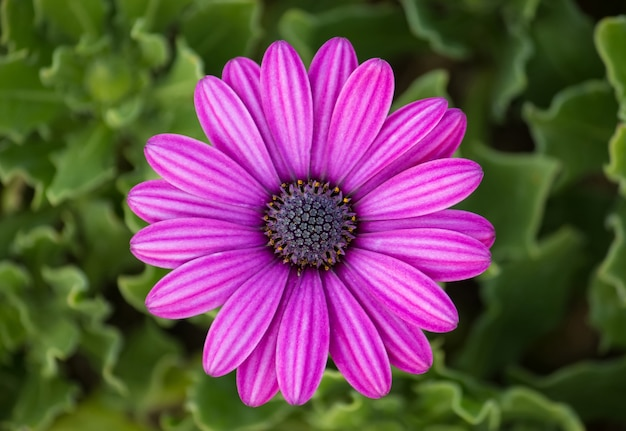
#> input picture purple.jpg, 626 x 431 px
$ python 'DIP Lab 3(Histogram Specification using Bimodal Gaussian Function).py'
#> lines starting #> are read from the running program, lines starting #| are printed output that depends on the picture
from PIL import Image
import numpy as np
import matplotlib.pyplot as plt
from scipy.stats import norm

# Function to plot the histogram in bar chart format
def plot_histogram(image, title):
    # Flatten all pixel intensities across the RGB channels
    img_flatten = image.flatten()

    # Plot histogram with 256 bins (for pixel values 0-255)
    plt.hist(img_flatten, bins=256, range=[0, 256], color='gray', alpha=0.7)
    plt.title(title)
    plt.xlabel('Pixel Intensity')
    plt.ylabel('Frequency')
    plt.show()

# Function to convert the image to single intensity by averaging the RGB channels
def rgb_to_intensity(image):
    return np.mean(image, axis=2).astype(np.uint8)

# Function to apply the bimodal Gaussian distribution to generate a target histogram
def bimodal_gaussian_target():
    x = np.linspace(0, 255, 256)

    # Bimodal Gaussian: two normal distributions combined
    gaussian1 = norm.pdf(x, loc=70, scale=15)
    gaussian2 = norm.pdf(x, loc=180, scale=25)

    target_hist = gaussian1 + gaussian2
    target_hist = target_hist / target_hist.sum()  # Normalize

    return target_hist

# Function to modify each channel of the image based on the target bimodal Gaussian distribution
def modify_image_to_target(image, target_hist):
    img_array = np.array(image)
    modified_img_array = np.zeros_like(img_array)

    for i in range(3):  # Loop over each channel (R, G, B)
        # Calculate the cumulative distribution function (CDF) for each channel
        channel = img_array[:, :, i]
        hist, bins = np.histogram(channel.flatten(), 256, [0, 256])
        cdf_image = hist.cumsum()
        cdf_image = cdf_image / cdf_image[-1]  # Normalize

        # CDF of target distribution
        cdf_target = np.cumsum(target_hist)

        # Mapping the original channel to match the target distribution
        channel_equalized = np.interp(channel.flatten(), bins[:-1], cdf_image)
        channel_mapped = np.interp(channel_equalized, cdf_image, cdf_target * 255)

        modified_img_array[:, :, i] = channel_mapped.reshape(channel.shape)

    return Image.fromarray(modified_img_array.astype('uint8'))

# Load the image using PIL
image = Image.open('purple.jpg')
#> image is the input picture: PIL image 626x431 RGB; mean R, G, B 106.7, 75.4, 83.1
image_np = np.array(image)

# Display original image and its histogram
plt.figure(figsize=(10, 5))
plt.subplot(1, 2, 1)
plt.imshow(image)
plt.title("Original Image")

plt.subplot(1, 2, 2)
plot_histogram(image_np, "Original Histogram")
#> in plot_histogram, `plt.show()`:
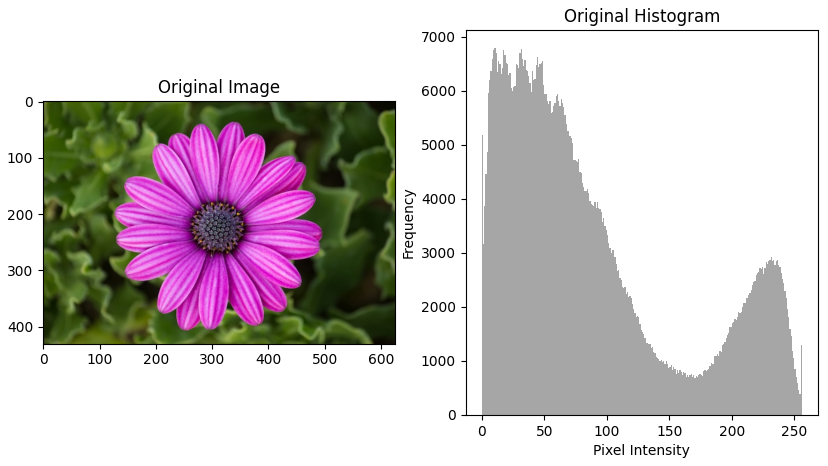
#> figure drawn by matplotlib, 2 panels; panel 2: tallest bar 6782 high, from x = 10 to 11

# Generate bimodal Gaussian target histogram
target_hist = bimodal_gaussian_target()

# Plot the target bimodal Gaussian distribution (as a bar chart)
plt.figure(figsize=(6, 4))
plt.bar(np.linspace(0, 255, 256), target_hist, width=1, color='r', alpha=0.7)
plt.title("Target Bimodal Gaussian Histogram")
plt.xlabel("Pixel Intensity")
plt.ylabel("Probability")
plt.grid(True)
plt.show()
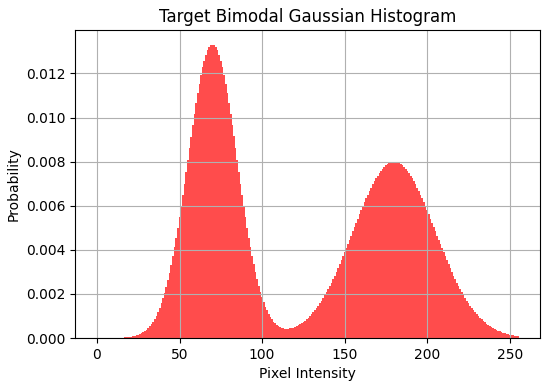
#> figure drawn by matplotlib, 1 panel; tallest bar 0.0133 high, from x = 69.5 to 70.5

# Modify the image based on the target distribution
modified_image = modify_image_to_target(image, target_hist)
#> the loop in modify_image_to_target, `for i in range(3):` made 3 passes
#> pass 1, in modify_image_to_target, `channel = img_array[:, :, i]`:
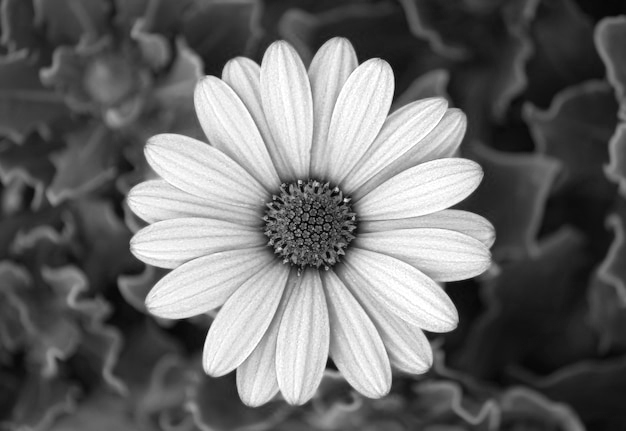
#> channel: shape (431, 626); min 0, max 255, mean 106.7
#> pass 2, in modify_image_to_target, `channel = img_array[:, :, i]`:
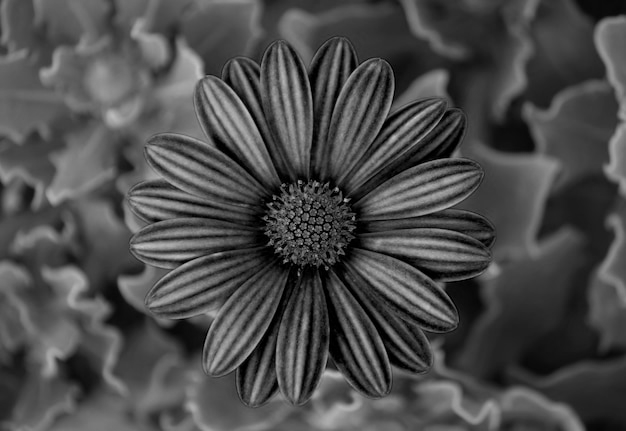
#> channel: shape (431, 626); min 0, max 194, mean 75.4
#> pass 3, in modify_image_to_target, `channel = img_array[:, :, i]`:
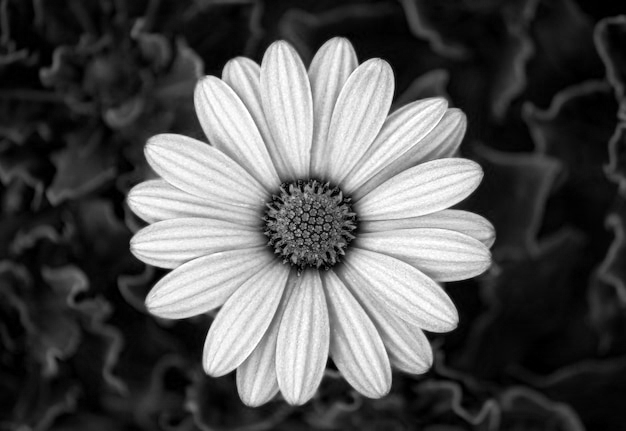
#> channel: shape (431, 626); min 0, max 255, mean 83.1
#> after the loop in modify_image_to_target, `for i in range(3):`:
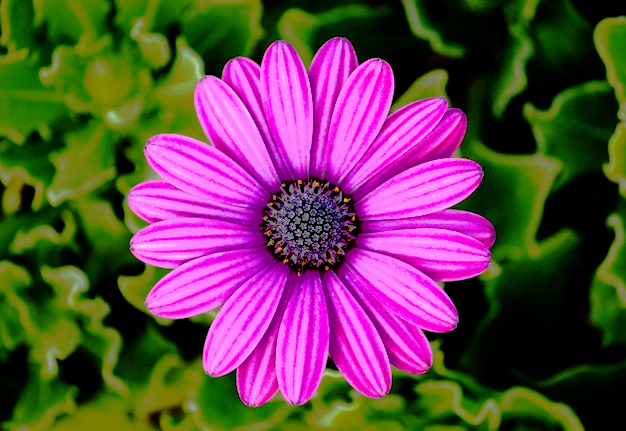
#> modified_img_array: shape (431, 626, 3); mean R, G, B 102.3, 70.4, 76.9

# Display modified image and its histogram
plt.figure(figsize=(10, 5))

# Plot modified image
plt.subplot(1, 2, 1)
plt.imshow(modified_image)
plt.title("Modified Image")

# Plot histogram of modified image
plt.subplot(1, 2, 2)
plot_histogram(np.array(modified_image), "Modified Image Histogram")
#> call 2 of plot_histogram, with title = 'Modified Image Histogram'
#> in plot_histogram (call 2), `plt.show()`:
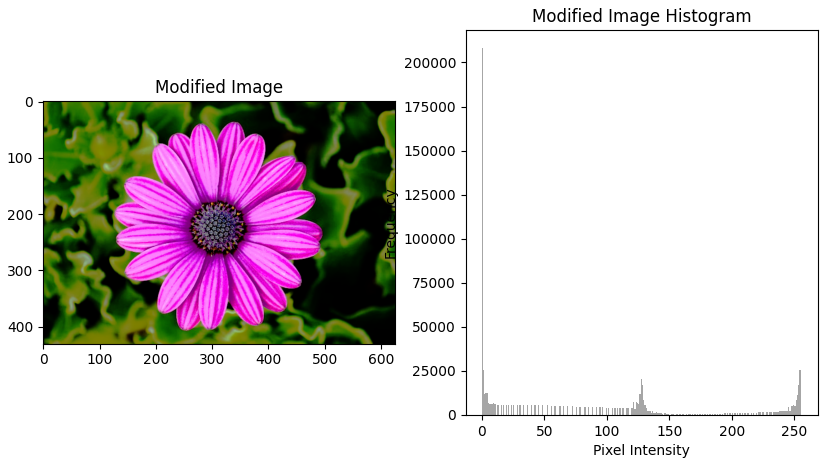
#> figure drawn by matplotlib, 2 panels; panel 2: tallest bar 208018 high, from x = 0 to 1

plt.tight_layout()
plt.show()

$ run again, with flower.jpg copied over purple.jpg
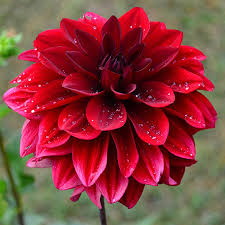
#> input picture flower.jpg, 225 x 225 px
#> image is the input picture: PIL image 225x225 RGB; mean R, G, B 137.7, 61.1, 61.6
#> after the loop in modify_image_to_target, `for i in range(3):`:
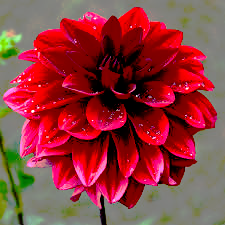
#> modified_img_array: shape (225, 225, 3); mean R, G, B 144.9, 58.6, 61.3
#> in plot_histogram (call 2), `plt.show()`:
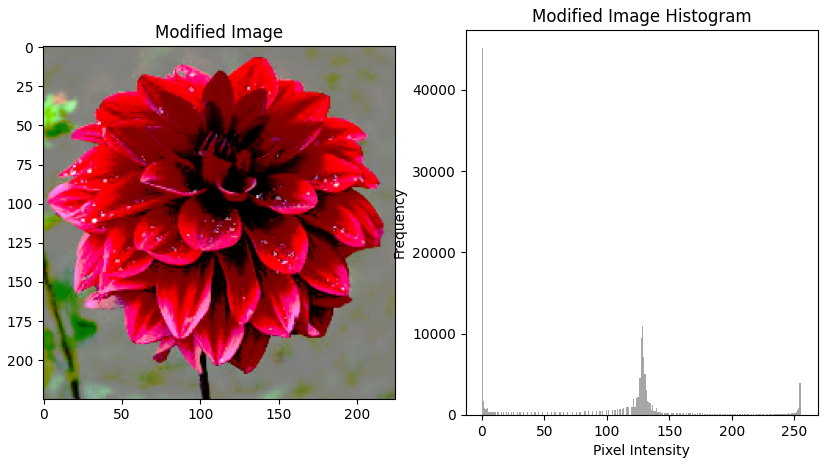
#> figure drawn by matplotlib, 2 panels; panel 2: tallest bar 45093 high, from x = 0 to 1

$ run again, with night.jpg copied over purple.jpg
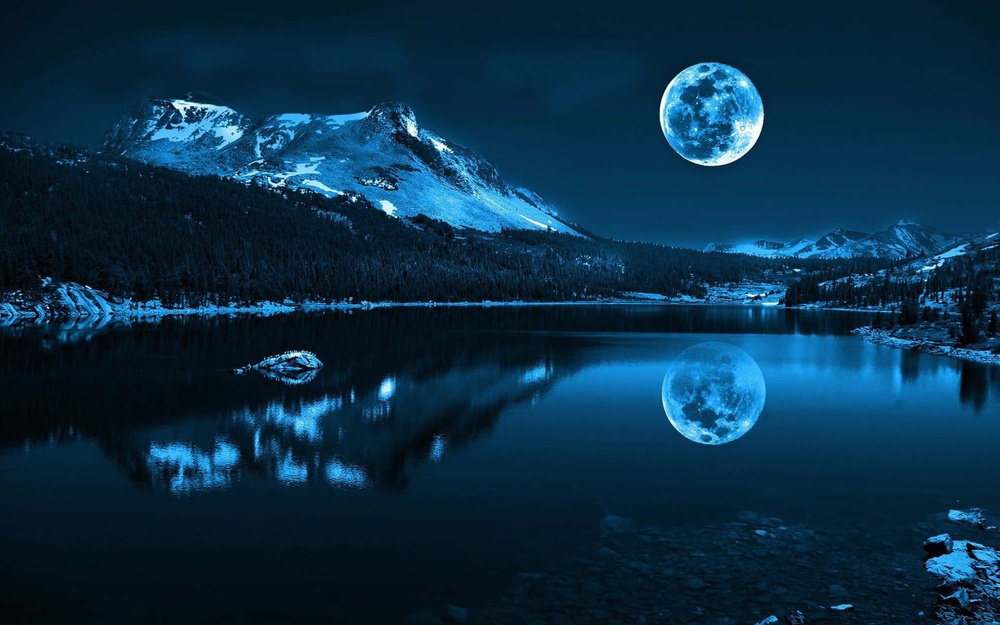
#> input picture night.jpg, 1000 x 625 px, shrunk from 1920 x 1200 before the run
#> image is the input picture: PIL image 1000x625 RGB; mean R, G, B 10, 46.5, 71.2
#> after the loop in modify_image_to_target, `for i in range(3):`:
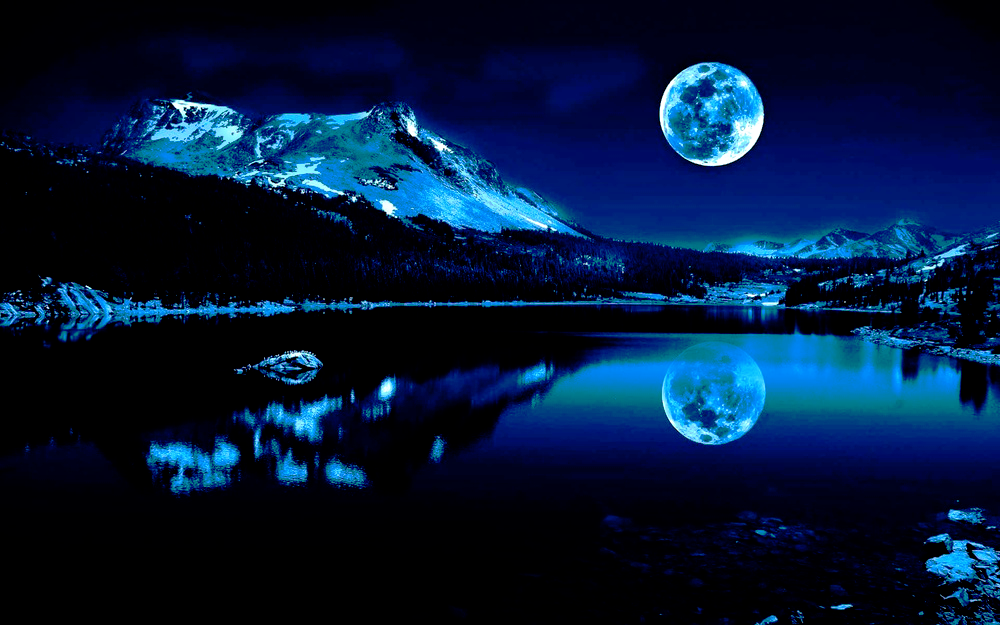
#> modified_img_array: shape (625, 1000, 3); mean R, G, B 3.3, 24.8, 56.6
#> in plot_histogram (call 2), `plt.show()`:
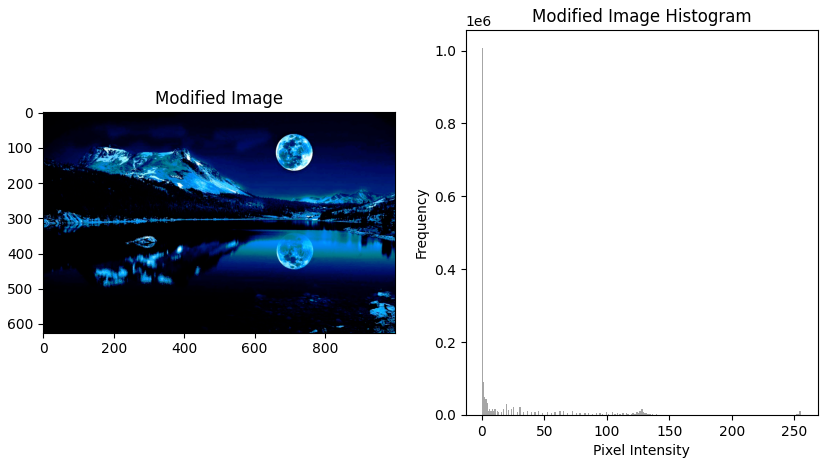
#> figure drawn by matplotlib, 2 panels; panel 2: tallest bar 1006049 high, from x = 0 to 1

$ run again, with mahfuz.jpeg copied over purple.jpg
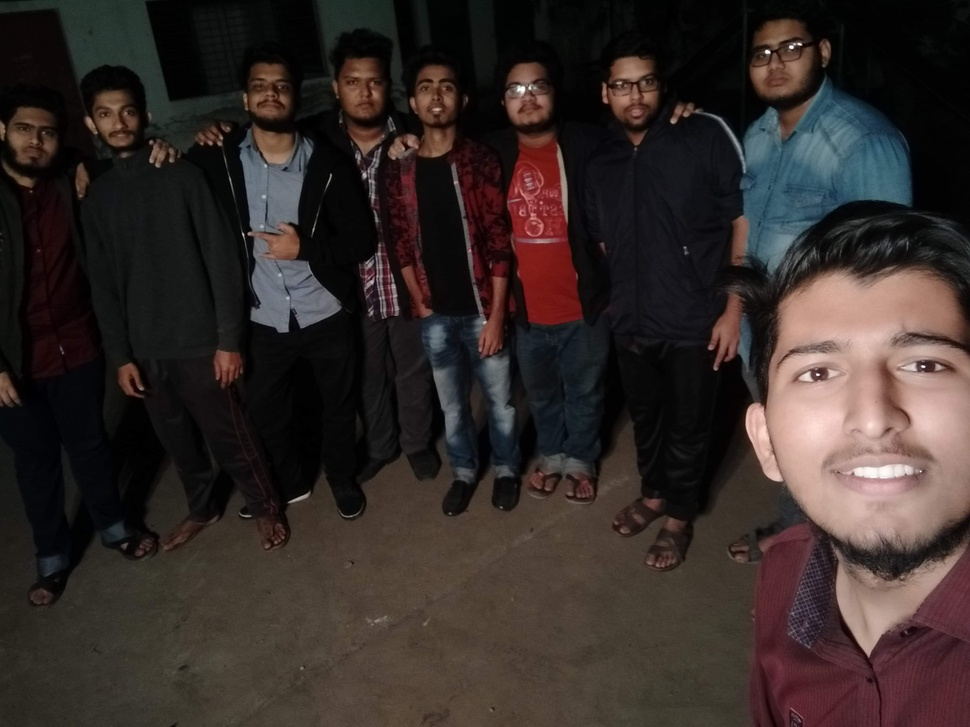
#> input picture mahfuz.jpeg, 970 x 727 px, shrunk from 3264 x 2448 before the run
#> image is the input picture: PIL image 970x727 RGB; mean R, G, B 52.8, 43.4, 40.6
#> in plot_histogram (call 2), `plt.show()`:
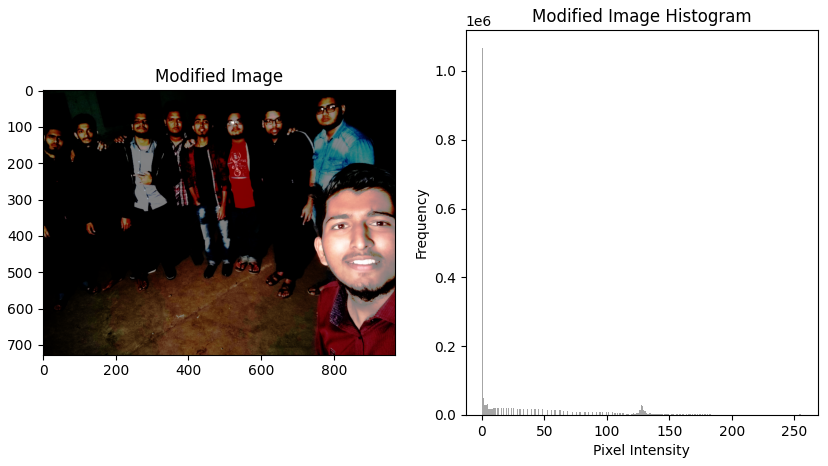
#> figure drawn by matplotlib, 2 panels; panel 2: tallest bar 1065512 high, from x = 0 to 1
